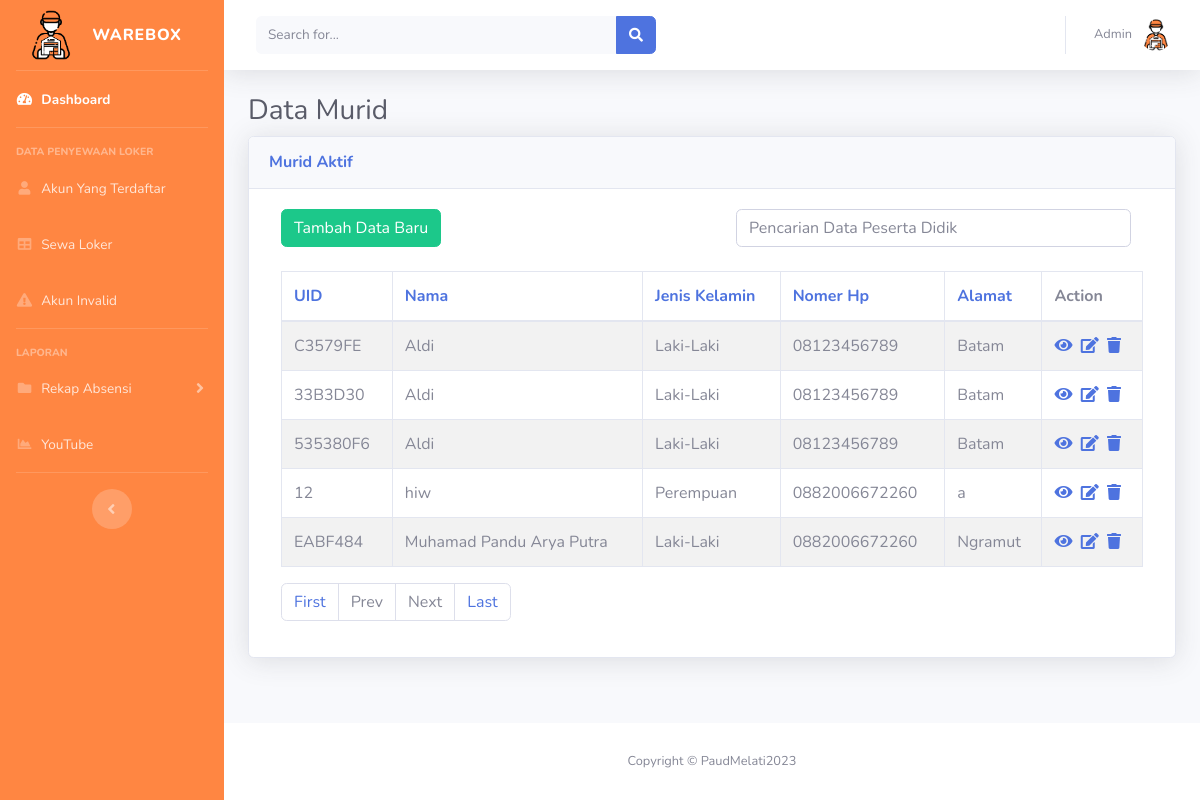
/apps/data_karyawan-index.php, run on the app's committed database.
### tables this page shows
CREATE TABLE `data_karyawan` (
  `id` int(50) NOT NULL,
  `created` date NOT NULL DEFAULT current_timestamp(),
  `uid` varchar(20) NOT NULL,
  `nama` varchar(50) NOT NULL,
  `division` varchar(50) NOT NULL,
  `mail` varchar(50) NOT NULL,
  `alamat` text NOT NULL,
  `picture` varchar(100) NOT NULL
);

### apps/data_karyawan-index.php (the view, shortened to what this page needs)
<!DOCTYPE html>
<html lang="en">
<head>
  <link href="../src/vendor/fontawesome-free/css/all.min.css" rel="stylesheet" type="text/css">
  <link href="../src/css/sb-admin-2.min.css" rel="stylesheet">
  <link href="../src/vendor/datatables/dataTables.bootstrap4.min.css" rel="stylesheet">
</head>
<body id="page-top">
  <div id="wrapper">
	<?php include 'partial_sidebar.php';?>
    <div id="content-wrapper" class="d-flex flex-column">
      <div id="content">
		<?php include 'partial_topbar.php';?>
        <div class="container-fluid">
          <h1 class="h3 mb-2 text-gray-800">Data Murid</h1>
          <div class="card shadow mb-4">
            <div class="card-header py-3">
              <h6 class="m-0 font-weight-bold text-primary">Murid Aktif</h6>
            </div>
            <div class="card-body">
					<div class="col-md-12">
						<div class="row">
							<div class="col-md-6">
								<a href="data_karyawan-create.php" class="btn btn-success pull-right">Tambah Data Baru</a>
							</div>
							<div class="col-md-6">
								<form action="data_karyawan-index.php" method="get">
								<div class="col">
								  <input type="text" class="form-control" placeholder="Pencarian Data Peserta Didik" name="search">
								</div>
								</form>
							</div>
						</div>
						<br>
						<?php
						require_once "config.php";
						if (isset($_GET['pageno'])) {
							$pageno = $_GET['pageno'];
						} else {
							$pageno = 1;
						}
						$no_of_records_per_page = 10;
						$offset = ($pageno-1) * $no_of_records_per_page;
						$total_pages_sql = "SELECT COUNT(*) FROM data_karyawan";
						$result = mysqli_query($link,$total_pages_sql);
						$total_rows = mysqli_fetch_array($result)[0];
						$total_pages = ceil($total_rows / $no_of_records_per_page);
						$order = 'id';
						$sortBy = array('asc', 'desc'); $sort = 'desc';
						$sql = "SELECT * FROM data_karyawan ORDER BY $order $sort LIMIT $offset, $no_of_records_per_page";
						if(!empty($_GET['search'])) {
							$search = ($_GET['search']);
							$sql = "SELECT * FROM data_karyawan
								WHERE CONCAT (uid,nama,division,mail,alamat)
								LIKE '%$search%'
								ORDER BY $order $sort
								LIMIT $offset, $no_of_records_per_page";
						}
						else {
							$search = "";
						}
						if($result = mysqli_query($link, $sql)){
							if(mysqli_num_rows($result) > 0){
								echo "<table class='table table-bordered table-striped'>";
									echo "<thead>";
										echo "<tr>";
											echo "<th><a href=?search=$search&sort=&order=uid&sort=$sort>UID</th>";
											echo "<th><a href=?search=$search&sort=&order=nama&sort=$sort>Nama</th>";
											echo "<th><a href=?search=$search&sort=&order=division&sort=$sort>Jenis Kelamin</th>";
											echo "<th><a href=?search=$search&sort=&order=mail&sort=$sort>Nomer Hp</th>";
											echo "<th><a href=?search=$search&sort=&order=alamat&sort=$sort>Alamat</th>";
											echo "<th>Action</th>";
										echo "</tr>";
									echo "</thead>";
									echo "<tbody>";
									while($row = mysqli_fetch_array($result)){
										echo "<tr>";
										echo "<td>" . $row['uid'] . "</td>";echo "<td>" . $row['nama'] . "</td>";echo "<td>" . $row['division'] . "</td>";echo "<td>" . $row['mail'] . "</td>";echo "<td>" . $row['alamat'] . "</td>";
											echo "<td>";
												echo "<a href='data_karyawan-read.php?id=". $row['id'] ."' title='Detail' data-toggle='tooltip'><span class='fa fa-eye'></span></a> &nbsp";
												echo "<a href='data_karyawan-update.php?id=". $row['id'] ."' title='Edit' data-toggle='tooltip'><span class='fa fa-edit'></span></a> &nbsp;";
												echo "<a href='data_karyawan-delete.php?id=". $row['id'] ."' title='Hapus' data-toggle='tooltip'><span class='fa fa-trash'></span></a>";
											echo "</td>";
										echo "</tr>";
									}
									echo "</tbody>";
								echo "</table>";
								  ?>
								<nav aria-label="Page navigation example">
									  <ul class="pagination">
										<li class="page-item"><a class="page-link" href="?pageno=1">First</a></li>
										<li class="page-item <?php if($pageno <= 1){ echo 'disabled'; } ?>">
											<a class="page-link" href="<?php if($pageno <= 1){ echo '#'; } else { echo "?pageno=".($pageno - 1); } ?>">Prev</a>
										</li>
										<li class="page-item <?php if($pageno >= $total_pages){ echo 'disabled'; } ?>">
											<a class="page-link" href="<?php if($pageno >= $total_pages){ echo '#'; } else { echo "?pageno=".($pageno + 1); } ?>">Next</a>
										</li>
										<li class="page-item"><a class="page-link" href="?pageno=<?php echo $total_pages; ?>">Last</a></li>
									  </ul>
								</nav>
	<?php
							} else{
								echo "<p class='lead'><em>No records were found.</em></p>";
							}
						} else{
							echo "ERROR: Could not able to execute $sql. " . mysqli_error($link);
						}
						?>
					</div>
			</div>
          </div>
        </div>
      </div>
      <footer class="sticky-footer bg-white">
        <div class="container my-auto">
          <div class="copyright text-center my-auto">
            <span>Copyright &copy; PaudMelati2023</span>
          </div>
        </div>
      </footer>
    </div>
  </div>
</body>
</html>

### data on the page
data_karyawan: uid "C3579FE", nama "Aldi", division "Laki-Laki", mail "08123456789", alamat "Batam"
data_karyawan: uid "33B3D30", nama "Aldi", division "Laki-Laki", mail "08123456789", alamat "Batam"
data_karyawan: uid "535380F6", nama "Aldi", division "Laki-Laki", mail "08123456789", alamat "Batam"
data_karyawan: uid "12", nama "hiw", division "Perempuan", mail "0882006672260", alamat "a"
data_karyawan: uid "EABF484", nama "Muhamad Pandu Arya Putra", division "Laki-Laki", mail "0882006672260", alamat "Ngramut"
